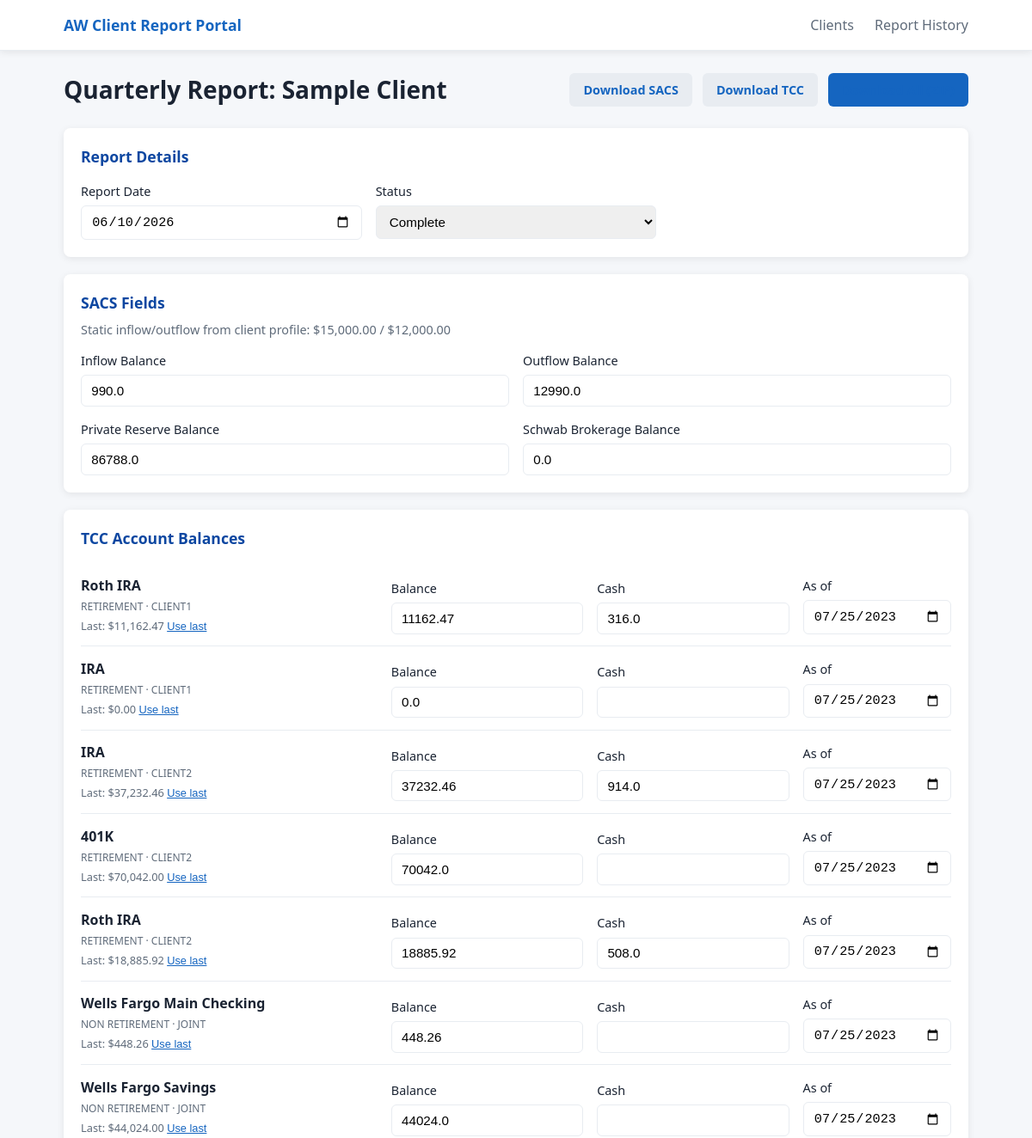
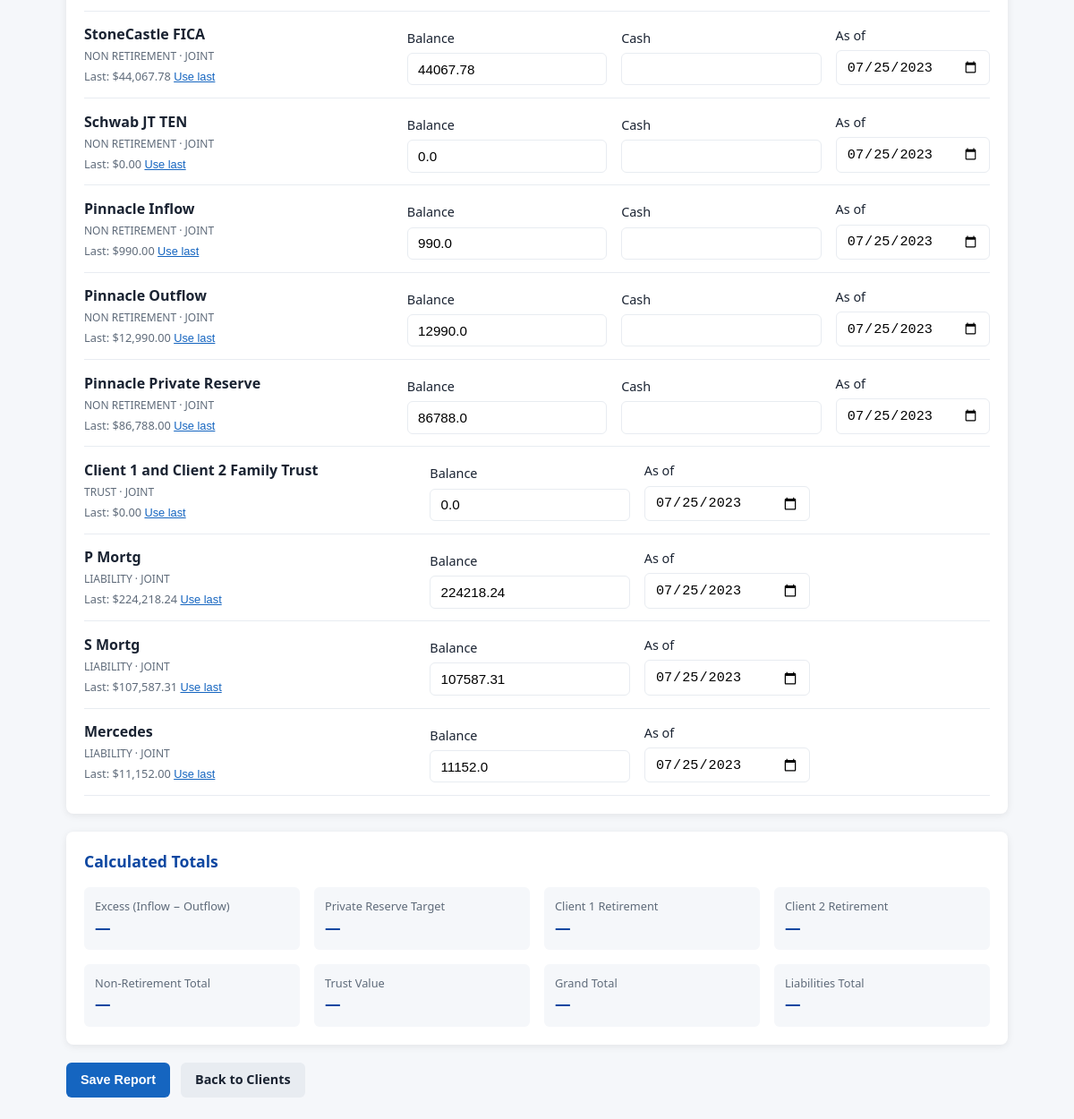
Screenshot of /reports/1 with the database file from the repository (2 pictures, top to bottom).
### tables this page shows
CREATE TABLE clients (
                id INTEGER PRIMARY KEY AUTOINCREMENT,
                display_name TEXT NOT NULL,
                name_client1 TEXT NOT NULL,
                name_client2 TEXT,
                dob_client1 TEXT NOT NULL,
                dob_client2 TEXT,
                ssn_last4_client1 TEXT,
                ssn_last4_client2 TEXT,
                monthly_salary REAL NOT NULL DEFAULT 0,
                monthly_expense_budget REAL NOT NULL DEFAULT 0,
                insurance_deductibles_total REAL NOT NULL DEFAULT 0,
                private_reserve_target_override REAL,
                is_married INTEGER NOT NULL DEFAULT 0,
                created_at TEXT NOT NULL DEFAULT (datetime('now')),
                updated_at TEXT NOT NULL DEFAULT (datetime('now'))
            );

CREATE TABLE reports (
                id INTEGER PRIMARY KEY AUTOINCREMENT,
                client_id INTEGER NOT NULL,
                report_date TEXT NOT NULL,
                status TEXT NOT NULL DEFAULT 'draft' CHECK(status IN ('draft', 'complete')),
                inflow_balance REAL,
                outflow_balance REAL,
                private_reserve_balance REAL,
                schwab_brokerage_balance REAL,
                excess REAL,
                private_reserve_target REAL,
                c1_retirement_total REAL,
                c2_retirement_total REAL,
                nr_total REAL,
                trust_value REAL,
                grand_total REAL,
                liabilities_total REAL,
                created_at TEXT NOT NULL DEFAULT (datetime('now')),
                updated_at TEXT NOT NULL DEFAULT (datetime('now')),
                FOREIGN KEY (client_id) REFERENCES clients(id) ON DELETE CASCADE
            );

CREATE TABLE accounts (
                id INTEGER PRIMARY KEY AUTOINCREMENT,
                client_id INTEGER NOT NULL,
                owner TEXT NOT NULL CHECK(owner IN ('client1', 'client2', 'joint')),
                category TEXT NOT NULL CHECK(category IN ('retirement', 'non_retirement', 'trust', 'liability', 'sacs')),
                account_type TEXT NOT NULL,
                label TEXT NOT NULL,
                last_four TEXT,
                property_address TEXT,
                interest_rate REAL,
                sort_order INTEGER NOT NULL DEFAULT 0,
                FOREIGN KEY (client_id) REFERENCES clients(id) ON DELETE CASCADE
            );

CREATE TABLE report_balances (
                id INTEGER PRIMARY KEY AUTOINCREMENT,
                report_id INTEGER NOT NULL,
                account_id INTEGER,
                balance REAL NOT NULL DEFAULT 0,
                cash_balance REAL,
                as_of_date TEXT,
                FOREIGN KEY (report_id) REFERENCES reports(id) ON DELETE CASCADE,
                FOREIGN KEY (account_id) REFERENCES accounts(id) ON DELETE SET NULL
            );

### app/routes/reports.py (the view)
@router.get("/reports/{report_id}", response_class=HTMLResponse)
def edit_report_page(request: Request, report_id: int):
    report = get_report(report_id)
    if not report:
        raise HTTPException(status_code=404, detail="Report not found")
    last_balances = get_last_report_balances(report["client_id"])
    return templates.TemplateResponse(
        "report_entry.html",
        {
            "request": request,
            "client": report["client"],
            "report": report,
            "last_balances": last_balances,
            "errors": [],
        },
    )

### templates/report_entry.html (shortened to what this page needs)
{% extends "base.html" %}
{% block content %}
<div class="page-header">
  <h1>Quarterly Report: {{ client.display_name }}</h1>
  {% if report and report.id %}
  <div class="actions">
    <a href="/reports/{{ report.id }}/download/sacs" class="btn btn-secondary">Download SACS</a>
    <a href="/reports/{{ report.id }}/download/tcc" class="btn btn-secondary">Download TCC</a>
    <a href="/reports/{{ report.id }}/download/all" class="btn btn-primary">Download All (ZIP)</a>
  </div>
  {% endif %}
</div>
<form method="post" action="{% if report and report.id %}/reports/{{ report.id }}{% else %}/clients/{{ client.id }}/reports{% endif %}" id="report-form">
  <section class="card">
    <h2>Report Details</h2>
    <div class="grid-3">
      <label>Report Date <input type="date" name="report_date" required value="{{ report.report_date if report else '' }}"></label>
      <label>Status
        <select name="status">
          <option value="complete" {% if report and report.status == 'complete' %}selected{% endif %}>Complete</option>
        </select>
      </label>
    </div>
  </section>
  <section class="card">
    <h2>SACS Fields</h2>
    <p class="hint">Static inflow/outflow from client profile: ${{ "{:,.2f}".format(client.monthly_salary) }} / ${{ "{:,.2f}".format(client.monthly_expense_budget) }}</p>
    <div class="grid-2">
      {% set sacs_vals = report if report else {} %}
      <label>Inflow Balance
        <input type="number" step="0.01" name="inflow_balance" class="calc-field" data-field="inflow_balance"
          value="{{ sacs_vals.inflow_balance if sacs_vals.inflow_balance is not none else '' }}">
      </label>
      <label>Outflow Balance
        <input type="number" step="0.01" name="outflow_balance" class="calc-field" data-field="outflow_balance"
          value="{{ sacs_vals.outflow_balance if sacs_vals.outflow_balance is not none else '' }}">
      </label>
      <label>Private Reserve Balance
        <input type="number" step="0.01" name="private_reserve_balance" class="calc-field" data-field="private_reserve_balance"
          value="{{ sacs_vals.private_reserve_balance if sacs_vals.private_reserve_balance is not none else '' }}">
      </label>
      <label>Schwab Brokerage Balance
        <input type="number" step="0.01" name="schwab_brokerage_balance" class="calc-field"
          value="{{ sacs_vals.schwab_brokerage_balance if sacs_vals.schwab_brokerage_balance is not none else '' }}">
      </label>
    </div>
  </section>
  <section class="card">
    <h2>TCC Account Balances</h2>
    {% set balance_map = {} %}
    {% if report and report.balances %}
      {% for b in report.balances %}
        {% set _ = balance_map.update({b.account_id: b}) %}
      {% endfor %}
    {% endif %}
    {% for account in client.accounts if account.category in ['retirement', 'non_retirement', 'trust', 'liability'] %}
    {% set bal = balance_map.get(account.id, {}) %}
    {% set last = last_balances.get(account.id, {}) %}
    <div class="balance-row {% if not bal and not last %}incomplete{% endif %}">
      <div class="balance-label">
        <strong>{{ account.label }}</strong>
        <span class="tag">{{ account.category.replace('_', ' ') }} · {{ account.owner }}</span>
        {% if last %}<span class="last-value">Last: ${{ "{:,.2f}".format(last.balance) }} <button type="button" class="use-last" data-target="balance_{{ account.id }}" data-value="{{ last.balance }}">Use last</button></span>{% endif %}
      </div>
      <label>Balance <input type="number" step="0.01" name="balance_{{ account.id }}" id="balance_{{ account.id }}" class="calc-field account-balance" data-account-id="{{ account.id }}" data-category="{{ account.category }}" data-owner="{{ account.owner }}" value="{{ bal.balance if bal else '' }}" required></label>
      {% if account.category in ['retirement', 'non_retirement'] %}
      <label>Cash <input type="number" step="0.01" name="cash_{{ account.id }}" value="{{ bal.cash_balance if bal and bal.cash_balance is not none else '' }}"></label>
      {% endif %}
      <label>As of <input type="date" name="as_of_{{ account.id }}" value="{{ bal.as_of_date if bal else '' }}"></label>
    </div>
    {% endfor %}
  </section>
  <section class="card totals-panel">
    <h2>Calculated Totals</h2>
    <div class="totals-grid" id="totals-grid">
      <div><span>Excess (Inflow − Outflow)</span><strong id="total-excess">—</strong></div>
      <div><span>Private Reserve Target</span><strong id="total-target">—</strong></div>
      <div><span>Client 1 Retirement</span><strong id="total-c1">—</strong></div>
      <div><span>Client 2 Retirement</span><strong id="total-c2">—</strong></div>
      <div><span>Non-Retirement Total</span><strong id="total-nr">—</strong></div>
      <div><span>Trust Value</span><strong id="total-trust">—</strong></div>
      <div><span>Grand Total</span><strong id="total-grand">—</strong></div>
      <div><span>Liabilities Total</span><strong id="total-liab">—</strong></div>
    </div>
  </section>
  <div class="form-actions">
    <button type="submit" class="btn btn-primary">Save Report</button>
    <a href="/clients" class="btn btn-secondary">Back to Clients</a>
  </div>
</form>
{% endblock %}

### templates/base.html (shortened to what this page needs)
<!DOCTYPE html>
<html lang="en">
<head>
  <link rel="stylesheet" href="/static/css/style.css">
</head>
<body>
  <header class="site-header">
    <div class="container header-inner">
      <a href="/clients" class="logo">AW Client Report Portal</a>
      <nav>
        <a href="/clients">Clients</a>
        <a href="/reports">Report History</a>
      </nav>
    </div>
  </header>
  <main class="container">
    {% block content %}{% endblock %}
  </main>
</body>
</html>

### static/css/style.css (style rules this page uses)
:root { --blue: #1565c0; --blue-dark: #0d47a1; --green: #2e7d32; --red: #c62828; --gray-100: #f5f7fa; --gray-200: #e8ecf1; --gray-600: #5f6b7a; --gray-900: #1a2332; --radius: 8px; --shadow: 0 2px 8px rgba(0, 0, 0, 0.08); }
* { box-sizing: border-box; }
body { margin: 0; font-family: "Segoe UI", system-ui, -apple-system, sans-serif; color: var(--gray-900); background: var(--gray-100); line-height: 1.5; }
.container { max-width: 1100px; margin: 0 auto; padding: 1.5rem; }
.site-header { background: white; border-bottom: 1px solid var(--gray-200); box-shadow: var(--shadow); }
.header-inner { display: flex; align-items: center; justify-content: space-between; padding-top: 1rem; padding-bottom: 1rem; }
.logo { font-weight: 700; color: var(--blue); text-decoration: none; font-size: 1.1rem; }
nav a { margin-left: 1.25rem; color: var(--gray-600); text-decoration: none; }
.page-header { display: flex; align-items: center; justify-content: space-between; margin-bottom: 1.5rem; flex-wrap: wrap; gap: 1rem; }
h1 { margin: 0; font-size: 1.75rem; }
h2 { margin: 0 0 1rem; font-size: 1.1rem; color: var(--blue-dark); }
.card { background: white; border-radius: var(--radius); padding: 1.25rem; margin-bottom: 1.25rem; box-shadow: var(--shadow); }
.grid-2 { display: grid; grid-template-columns: 1fr 1fr; gap: 1rem; }
.grid-3 { display: grid; grid-template-columns: repeat(3, 1fr); gap: 1rem; }
label { display: flex; flex-direction: column; gap: 0.35rem; font-size: 0.9rem; font-weight: 500; }
input, select { padding: 0.55rem 0.7rem; border: 1px solid var(--gray-200); border-radius: 6px; font-size: 0.95rem; }
.btn { display: inline-block; padding: 0.55rem 1rem; border-radius: 6px; text-decoration: none; font-weight: 600; font-size: 0.9rem; border: none; cursor: pointer; }
.btn-primary { background: var(--blue); color: white; }
.btn-secondary { background: var(--gray-200); color: var(--gray-900); }
.form-actions { display: flex; gap: 0.75rem; margin-top: 1rem; }
.actions { display: flex; gap: 0.75rem; align-items: center; flex-wrap: wrap; }
.actions a { color: var(--blue); text-decoration: none; font-size: 0.9rem; }
.balance-row { display: grid; grid-template-columns: 2fr 1fr 1fr 1fr; gap: 1rem; padding: 0.85rem 0; border-bottom: 1px solid var(--gray-200); align-items: end; }
.balance-label { display: flex; flex-direction: column; gap: 0.25rem; }
.tag { font-size: 0.75rem; color: var(--gray-600); text-transform: uppercase; }
.last-value { font-size: 0.8rem; color: var(--gray-600); }
.use-last { background: none; border: none; color: var(--blue); cursor: pointer; text-decoration: underline; font-size: 0.8rem; padding: 0; }
.totals-grid { display: grid; grid-template-columns: repeat(4, 1fr); gap: 1rem; }
.totals-grid div { background: var(--gray-100); padding: 0.75rem; border-radius: 6px; }
.totals-grid span { display: block; font-size: 0.8rem; color: var(--gray-600); }
.totals-grid strong { font-size: 1.1rem; color: var(--blue-dark); }
.hint { color: var(--gray-600); font-size: 0.9rem; margin-top: -0.5rem; }

### rows the page displays
clients: display_name "Sample Client", monthly_salary "15,000.00", monthly_expense_budget "12,000.00"
reports: report_date "06/10/2026", status "Complete", inflow_balance "990.0", outflow_balance "12990.0", private_reserve_balance "86788.0", schwab_brokerage_balance "0.0"
accounts: label "Roth IRA", category.replace "RETIREMENT", owner "CLIENT1"
report_balances: balance "11,162.47", balance "11162.47", cash_balance "316.0", as_of_date "07/25/2023"
accounts: label "IRA", category.replace "RETIREMENT", owner "CLIENT1"
report_balances: balance "0.00", balance "0.0", as_of_date "07/25/2023"
accounts: label "IRA", category.replace "RETIREMENT", owner "CLIENT2"
report_balances: balance "37,232.46", balance "37232.46", cash_balance "914.0", as_of_date "07/25/2023"
accounts: label "401K", category.replace "RETIREMENT", owner "CLIENT2"
report_balances: balance "70,042.00", balance "70042.0", as_of_date "07/25/2023"
accounts: label "Roth IRA", category.replace "RETIREMENT", owner "CLIENT2"
report_balances: balance "18,885.92", balance "18885.92", cash_balance "508.0", as_of_date "07/25/2023"
accounts: label "Wells Fargo Main Checking", category.replace "NON RETIREMENT", owner "JOINT"
report_balances: balance "448.26", as_of_date "07/25/2023"
accounts: label "Wells Fargo Savings", category.replace "NON RETIREMENT", owner "JOINT"
report_balances: balance "44,024.00", balance "44024.0", as_of_date "07/25/2023"
accounts: label "StoneCastle FICA", category.replace "NON RETIREMENT", owner "JOINT"
report_balances: balance "44,067.78", balance "44067.78", as_of_date "07/25/2023"
accounts: label "Schwab JT TEN", category.replace "NON RETIREMENT", owner "JOINT"
report_balances: balance "0.00", balance "0.0", as_of_date "07/25/2023"
accounts: label "Pinnacle Inflow", category.replace "NON RETIREMENT", owner "JOINT"
report_balances: balance "990.00", balance "990.0", as_of_date "07/25/2023"
accounts: label "Pinnacle Outflow", category.replace "NON RETIREMENT", owner "JOINT"
report_balances: balance "12,990.00", balance "12990.0", as_of_date "07/25/2023"
accounts: label "Pinnacle Private Reserve", category.replace "NON RETIREMENT", owner "JOINT"
report_balances: balance "86,788.00", balance "86788.0", as_of_date "07/25/2023"
accounts: label "Client 1 and Client 2 Family Trust", category.replace "TRUST", owner "JOINT"
report_balances: balance "0.00", balance "0.0", as_of_date "07/25/2023"
accounts: label "P Mortg", category.replace "LIABILITY", owner "JOINT"
report_balances: balance "224,218.24", balance "224218.24", as_of_date "07/25/2023"
accounts: label "S Mortg", category.replace "LIABILITY", owner "JOINT"
report_balances: balance "107,587.31", balance "107587.31", as_of_date "07/25/2023"
accounts: label "Mercedes", category.replace "LIABILITY", owner "JOINT"
report_balances: balance "11,152.00", balance "11152.0", as_of_date "07/25/2023"
